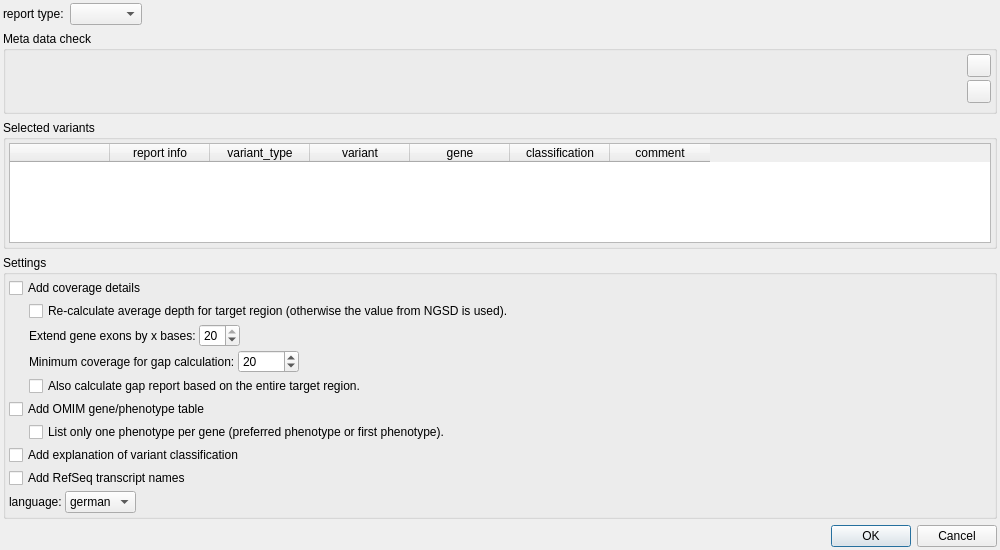
<?xml version="1.0" encoding="UTF-8"?>
<ui version="4.0">
 <class>ReportDialog</class>
 <widget class="QDialog" name="ReportDialog">
  <property name="geometry">
   <rect>
    <x>0</x>
    <y>0</y>
    <width>1000</width>
    <height>550</height>
   </rect>
  </property>
  <property name="minimumSize">
   <size>
    <width>1000</width>
    <height>550</height>
   </size>
  </property>
  <property name="windowTitle">
   <string>Report configuration of </string>
  </property>
  <property name="windowIcon">
   <iconset resource="GSvar.qrc">
    <normaloff>:/Icons/Report.png</normaloff>:/Icons/Report.png</iconset>
  </property>
  <layout class="QVBoxLayout" name="verticalLayout" stretch="0,0,1,0,0">
   <property name="spacing">
    <number>6</number>
   </property>
   <property name="leftMargin">
    <number>3</number>
   </property>
   <property name="topMargin">
    <number>3</number>
   </property>
   <property name="rightMargin">
    <number>3</number>
   </property>
   <property name="bottomMargin">
    <number>3</number>
   </property>
   <item>
    <layout class="QHBoxLayout" name="horizontalLayout_7">
     <item>
      <widget class="QLabel" name="label_2">
       <property name="text">
        <string>report type:</string>
       </property>
      </widget>
     </item>
     <item>
      <widget class="QComboBox" name="report_type">
       <property name="sizeAdjustPolicy">
        <enum>QComboBox::AdjustToContents</enum>
       </property>
      </widget>
     </item>
     <item>
      <spacer name="horizontalSpacer_7">
       <property name="orientation">
        <enum>Qt::Horizontal</enum>
       </property>
       <property name="sizeHint" stdset="0">
        <size>
         <width>40</width>
         <height>20</height>
        </size>
       </property>
      </spacer>
     </item>
    </layout>
   </item>
   <item>
    <widget class="QGroupBox" name="groupBox_4">
     <property name="toolTip">
      <string>Meta data errors have to be corrected before a report can be generated!</string>
     </property>
     <property name="title">
      <string>Meta data check</string>
     </property>
     <property name="flat">
      <bool>true</bool>
     </property>
     <layout class="QGridLayout" name="gridLayout" columnstretch="1,0">
      <property name="leftMargin">
       <number>3</number>
      </property>
      <property name="topMargin">
       <number>3</number>
      </property>
      <property name="rightMargin">
       <number>3</number>
      </property>
      <property name="bottomMargin">
       <number>3</number>
      </property>
      <property name="spacing">
       <number>3</number>
      </property>
      <item row="2" column="1">
       <spacer name="verticalSpacer">
        <property name="orientation">
         <enum>Qt::Vertical</enum>
        </property>
        <property name="sizeHint" stdset="0">
         <size>
          <width>5</width>
          <height>5</height>
         </size>
        </property>
       </spacer>
      </item>
      <item row="0" column="0" rowspan="3">
       <widget class="QLabel" name="meta_data_check_output">
        <property name="text">
         <string/>
        </property>
        <property name="textFormat">
         <enum>Qt::RichText</enum>
        </property>
        <property name="alignment">
         <set>Qt::AlignLeading|Qt::AlignLeft|Qt::AlignTop</set>
        </property>
        <property name="textInteractionFlags">
         <set>Qt::LinksAccessibleByMouse|Qt::TextSelectableByMouse</set>
        </property>
       </widget>
      </item>
      <item row="1" column="1">
       <widget class="QToolButton" name="meta_data_edit_btn">
        <property name="enabled">
         <bool>true</bool>
        </property>
        <property name="maximumSize">
         <size>
          <width>24</width>
          <height>24</height>
         </size>
        </property>
        <property name="toolTip">
         <string>Edit meta data.</string>
        </property>
        <property name="text">
         <string/>
        </property>
        <property name="icon">
         <iconset resource="GSvar.qrc">
          <normaloff>:/Icons/Edit.png</normaloff>:/Icons/Edit.png</iconset>
        </property>
        <property name="popupMode">
         <enum>QToolButton::InstantPopup</enum>
        </property>
        <property name="arrowType">
         <enum>Qt::NoArrow</enum>
        </property>
       </widget>
      </item>
      <item row="0" column="1">
       <widget class="QToolButton" name="meta_data_check_btn">
        <property name="minimumSize">
         <size>
          <width>0</width>
          <height>0</height>
         </size>
        </property>
        <property name="maximumSize">
         <size>
          <width>24</width>
          <height>24</height>
         </size>
        </property>
        <property name="toolTip">
         <string>Redo meta data check.</string>
        </property>
        <property name="text">
         <string/>
        </property>
        <property name="icon">
         <iconset resource="GSvar.qrc">
          <normaloff>:/Icons/Refresh.png</normaloff>:/Icons/Refresh.png</iconset>
        </property>
       </widget>
      </item>
     </layout>
    </widget>
   </item>
   <item>
    <widget class="QGroupBox" name="groupBox_3">
     <property name="title">
      <string>Selected variants</string>
     </property>
     <property name="flat">
      <bool>true</bool>
     </property>
     <layout class="QHBoxLayout" name="horizontalLayout">
      <property name="spacing">
       <number>3</number>
      </property>
      <property name="leftMargin">
       <number>3</number>
      </property>
      <property name="topMargin">
       <number>3</number>
      </property>
      <property name="rightMargin">
       <number>3</number>
      </property>
      <property name="bottomMargin">
       <number>3</number>
      </property>
      <item>
       <widget class="QTableWidget" name="vars">
        <property name="contextMenuPolicy">
         <enum>Qt::CustomContextMenu</enum>
        </property>
        <property name="frameShape">
         <enum>QFrame::StyledPanel</enum>
        </property>
        <property name="selectionBehavior">
         <enum>QAbstractItemView::SelectRows</enum>
        </property>
        <attribute name="verticalHeaderVisible">
         <bool>false</bool>
        </attribute>
        <column>
         <property name="text">
          <string/>
         </property>
        </column>
        <column>
         <property name="text">
          <string>report info</string>
         </property>
        </column>
        <column>
         <property name="text">
          <string>variant_type</string>
         </property>
        </column>
        <column>
         <property name="text">
          <string>variant</string>
         </property>
        </column>
        <column>
         <property name="text">
          <string>gene</string>
         </property>
        </column>
        <column>
         <property name="text">
          <string>classification</string>
         </property>
        </column>
        <column>
         <property name="text">
          <string>comment</string>
         </property>
        </column>
       </widget>
      </item>
     </layout>
    </widget>
   </item>
   <item>
    <widget class="QGroupBox" name="groupBox">
     <property name="title">
      <string>Settings</string>
     </property>
     <property name="flat">
      <bool>true</bool>
     </property>
     <layout class="QVBoxLayout" name="verticalLayout_2">
      <property name="spacing">
       <number>3</number>
      </property>
      <property name="leftMargin">
       <number>3</number>
      </property>
      <property name="topMargin">
       <number>3</number>
      </property>
      <property name="rightMargin">
       <number>3</number>
      </property>
      <property name="bottomMargin">
       <number>3</number>
      </property>
      <item>
       <widget class="QCheckBox" name="details_cov">
        <property name="toolTip">
         <string>&lt;html&gt;&lt;head/&gt;&lt;body&gt;&lt;p&gt;Added information about the coverage of the target region and about gaps.&lt;/p&gt;&lt;p&gt;Note: Disabled if no target region is set.&lt;/p&gt;&lt;/body&gt;&lt;/html&gt;</string>
        </property>
        <property name="text">
         <string>Add coverage details</string>
        </property>
        <property name="checked">
         <bool>false</bool>
        </property>
       </widget>
      </item>
      <item>
       <layout class="QHBoxLayout" name="horizontalLayout_2">
        <item>
         <spacer name="horizontalSpacer_4">
          <property name="orientation">
           <enum>Qt::Horizontal</enum>
          </property>
          <property name="sizeType">
           <enum>QSizePolicy::Fixed</enum>
          </property>
          <property name="sizeHint" stdset="0">
           <size>
            <width>20</width>
            <height>5</height>
           </size>
          </property>
         </spacer>
        </item>
        <item>
         <widget class="QCheckBox" name="depth_calc">
          <property name="toolTip">
           <string>Note: This option can be very slow for large target regions!</string>
          </property>
          <property name="text">
           <string>Re-calculate average depth for target region (otherwise the value from NGSD is used).</string>
          </property>
          <property name="checked">
           <bool>false</bool>
          </property>
         </widget>
        </item>
       </layout>
      </item>
      <item>
       <layout class="QHBoxLayout" name="horizontalLayout_9">
        <item>
         <spacer name="horizontalSpacer_11">
          <property name="orientation">
           <enum>Qt::Horizontal</enum>
          </property>
          <property name="sizeType">
           <enum>QSizePolicy::Fixed</enum>
          </property>
          <property name="sizeHint" stdset="0">
           <size>
            <width>20</width>
            <height>5</height>
           </size>
          </property>
         </spacer>
        </item>
        <item>
         <widget class="QLabel" name="cov_exon_padding_label">
          <property name="toolTip">
           <string>&lt;html&gt;&lt;head/&gt;&lt;body&gt;&lt;p&gt;Exon-based gap calculation is performed based on the CCDS transcript exons of the genes defined in the selected target region.&lt;br/&gt;&lt;br/&gt;The exons are then extended by the given number of bases to cover the splice region as well.&lt;/p&gt;&lt;/body&gt;&lt;/html&gt;</string>
          </property>
          <property name="text">
           <string>Extend gene exons by x bases:</string>
          </property>
         </widget>
        </item>
        <item>
         <widget class="QSpinBox" name="cov_exon_padding">
          <property name="minimum">
           <number>0</number>
          </property>
          <property name="maximum">
           <number>20</number>
          </property>
          <property name="singleStep">
           <number>1</number>
          </property>
          <property name="value">
           <number>20</number>
          </property>
         </widget>
        </item>
        <item>
         <spacer name="horizontalSpacer_2">
          <property name="orientation">
           <enum>Qt::Horizontal</enum>
          </property>
          <property name="sizeHint" stdset="0">
           <size>
            <width>40</width>
            <height>20</height>
           </size>
          </property>
         </spacer>
        </item>
       </layout>
      </item>
      <item>
       <layout class="QHBoxLayout" name="horizontalLayout_8">
        <item>
         <spacer name="horizontalSpacer_9">
          <property name="orientation">
           <enum>Qt::Horizontal</enum>
          </property>
          <property name="sizeType">
           <enum>QSizePolicy::Fixed</enum>
          </property>
          <property name="sizeHint" stdset="0">
           <size>
            <width>20</width>
            <height>5</height>
           </size>
          </property>
         </spacer>
        </item>
        <item>
         <widget class="QLabel" name="min_cov_label">
          <property name="toolTip">
           <string>&lt;html&gt;&lt;head/&gt;&lt;body&gt;&lt;p&gt;Note: Changing the cutoff can be very slow for large target regions because then the pre-calculated gaps cannot be used.&lt;/p&gt;&lt;/body&gt;&lt;/html&gt;</string>
          </property>
          <property name="text">
           <string>Minimum coverage for gap calculation:</string>
          </property>
         </widget>
        </item>
        <item>
         <widget class="QSpinBox" name="min_cov">
          <property name="minimum">
           <number>5</number>
          </property>
          <property name="maximum">
           <number>99999</number>
          </property>
          <property name="singleStep">
           <number>5</number>
          </property>
          <property name="value">
           <number>20</number>
          </property>
         </widget>
        </item>
        <item>
         <spacer name="horizontalSpacer_10">
          <property name="orientation">
           <enum>Qt::Horizontal</enum>
          </property>
          <property name="sizeHint" stdset="0">
           <size>
            <width>40</width>
            <height>20</height>
           </size>
          </property>
         </spacer>
        </item>
       </layout>
      </item>
      <item>
       <layout class="QHBoxLayout" name="horizontalLayout_5">
        <item>
         <spacer name="horizontalSpacer_6">
          <property name="orientation">
           <enum>Qt::Horizontal</enum>
          </property>
          <property name="sizeType">
           <enum>QSizePolicy::Fixed</enum>
          </property>
          <property name="sizeHint" stdset="0">
           <size>
            <width>20</width>
            <height>5</height>
           </size>
          </property>
         </spacer>
        </item>
        <item>
         <widget class="QCheckBox" name="cov_based_on_complete_roi">
          <property name="toolTip">
           <string>&lt;html&gt;&lt;head/&gt;&lt;body&gt;&lt;p&gt;Generate a gap report based on the selected target region in addition to the exon-based gap report.&lt;/p&gt;&lt;p&gt;This option is usefull if the target region is based on entire gene loci only.&lt;/p&gt;&lt;/body&gt;&lt;/html&gt;</string>
          </property>
          <property name="text">
           <string>Also calculate gap report based on the entire target region.</string>
          </property>
          <property name="checked">
           <bool>false</bool>
          </property>
         </widget>
        </item>
       </layout>
      </item>
      <item>
       <widget class="QCheckBox" name="omim_table">
        <property name="text">
         <string>Add OMIM gene/phenotype table</string>
        </property>
        <property name="checked">
         <bool>false</bool>
        </property>
       </widget>
      </item>
      <item>
       <layout class="QHBoxLayout" name="horizontalLayout_4">
        <item>
         <spacer name="horizontalSpacer_8">
          <property name="orientation">
           <enum>Qt::Horizontal</enum>
          </property>
          <property name="sizeType">
           <enum>QSizePolicy::Fixed</enum>
          </property>
          <property name="sizeHint" stdset="0">
           <size>
            <width>20</width>
            <height>5</height>
           </size>
          </property>
         </spacer>
        </item>
        <item>
         <widget class="QCheckBox" name="omim_table_one_only">
          <property name="toolTip">
           <string>Note: This option can be very slow for large target regions!</string>
          </property>
          <property name="text">
           <string>List only one phenotype per gene (preferred phenotype or first phenotype).</string>
          </property>
          <property name="checked">
           <bool>false</bool>
          </property>
         </widget>
        </item>
       </layout>
      </item>
      <item>
       <widget class="QCheckBox" name="class_info">
        <property name="text">
         <string>Add explanation of variant classification</string>
        </property>
       </widget>
      </item>
      <item>
       <widget class="QCheckBox" name="refseq_trans_names">
        <property name="toolTip">
         <string>&lt;html&gt;&lt;head/&gt;&lt;body&gt;&lt;p&gt;Adds RefSeq transcript names to small variant table.&lt;/p&gt;&lt;p&gt;Note: this is only done if there is a perfectly matching RefSeq transcript.&lt;/p&gt;&lt;/body&gt;&lt;/html&gt;</string>
        </property>
        <property name="text">
         <string>Add RefSeq transcript names</string>
        </property>
       </widget>
      </item>
      <item>
       <layout class="QHBoxLayout" name="horizontalLayout_6">
        <item>
         <widget class="QLabel" name="label">
          <property name="text">
           <string>language:</string>
          </property>
         </widget>
        </item>
        <item>
         <widget class="QComboBox" name="language">
          <item>
           <property name="text">
            <string>german</string>
           </property>
          </item>
          <item>
           <property name="text">
            <string>english</string>
           </property>
          </item>
         </widget>
        </item>
        <item>
         <spacer name="horizontalSpacer_5">
          <property name="orientation">
           <enum>Qt::Horizontal</enum>
          </property>
          <property name="sizeHint" stdset="0">
           <size>
            <width>40</width>
            <height>20</height>
           </size>
          </property>
         </spacer>
        </item>
       </layout>
      </item>
     </layout>
    </widget>
   </item>
   <item>
    <widget class="QDialogButtonBox" name="buttonBox">
     <property name="orientation">
      <enum>Qt::Horizontal</enum>
     </property>
     <property name="standardButtons">
      <set>QDialogButtonBox::Cancel|QDialogButtonBox::Ok</set>
     </property>
    </widget>
   </item>
  </layout>
 </widget>
 <resources>
  <include location="GSvar.qrc"/>
 </resources>
 <connections>
  <connection>
   <sender>buttonBox</sender>
   <signal>accepted()</signal>
   <receiver>ReportDialog</receiver>
   <slot>accept()</slot>
   <hints>
    <hint type="sourcelabel">
     <x>248</x>
     <y>254</y>
    </hint>
    <hint type="destinationlabel">
     <x>157</x>
     <y>274</y>
    </hint>
   </hints>
  </connection>
  <connection>
   <sender>buttonBox</sender>
   <signal>rejected()</signal>
   <receiver>ReportDialog</receiver>
   <slot>reject()</slot>
   <hints>
    <hint type="sourcelabel">
     <x>316</x>
     <y>260</y>
    </hint>
    <hint type="destinationlabel">
     <x>286</x>
     <y>274</y>
    </hint>
   </hints>
  </connection>
 </connections>
</ui>
